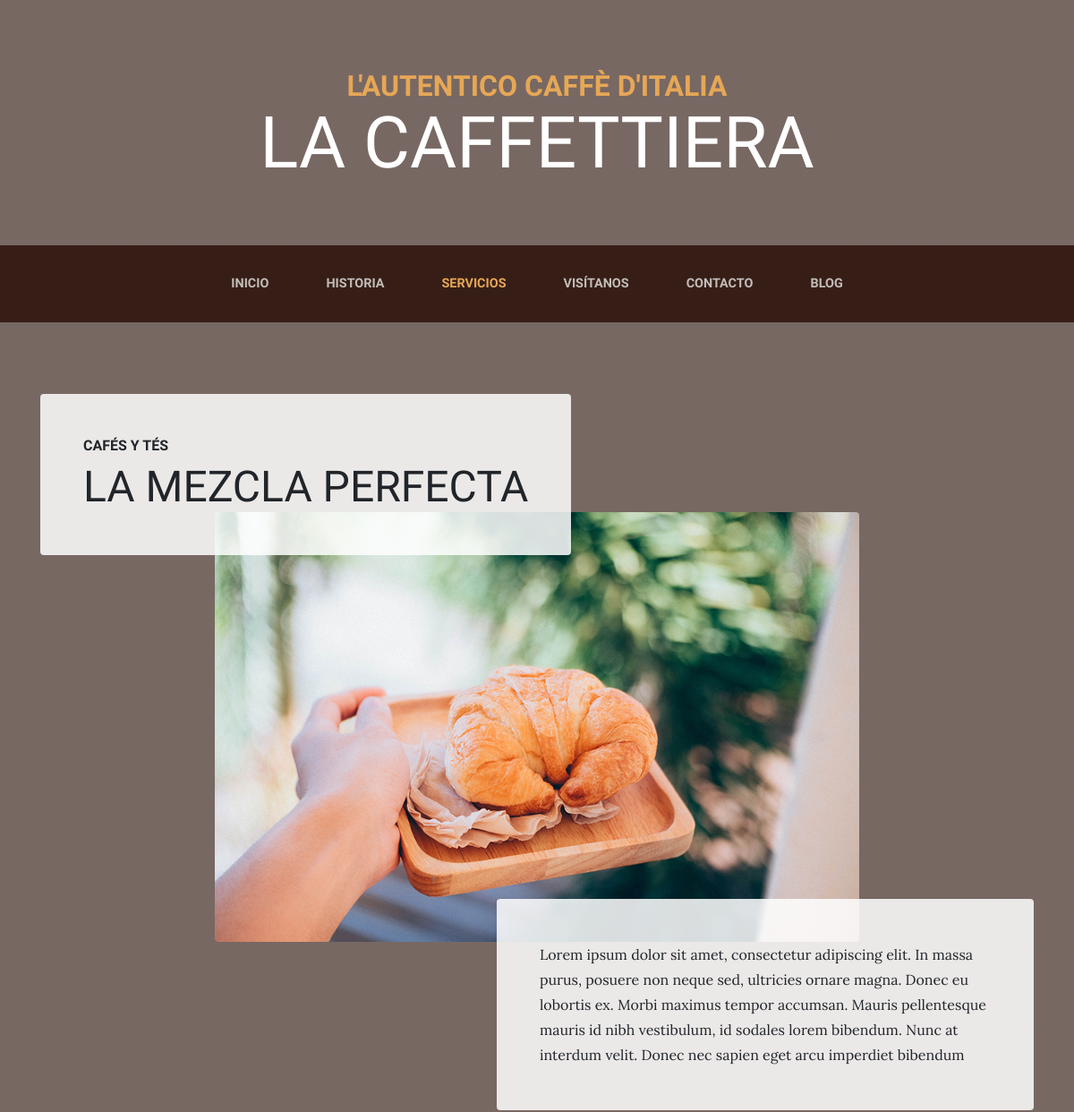
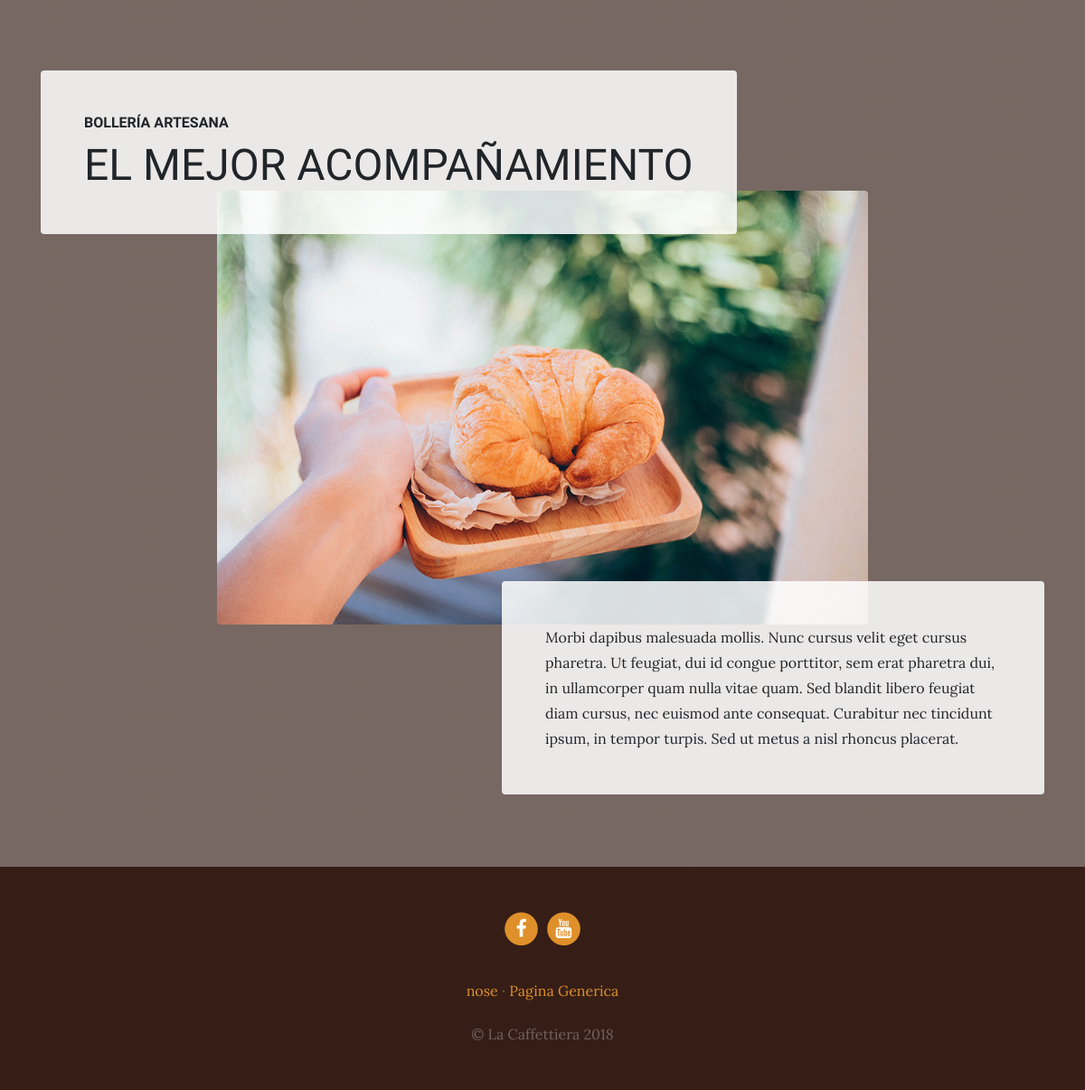
Page /services/ on the committed database (2 pictures, top to bottom).
### services/models.py (models this page shows, shortened)
class Service(models.Model):
    title = models.CharField(max_length=255,verbose_name="Titulo")
    subtitle = models.CharField(max_length=255,verbose_name="SubTitulo")
    content = models.TextField(verbose_name="Contenido")
    image = models.ImageField(verbose_name="Imagen",upload_to="Services")
    created = models.DateTimeField(auto_now_add="true", verbose_name="Fecha de Creacion")
    updated = models.DateTimeField(auto_now="true", verbose_name="ultima modificacion")
    class Meta:
        verbose_name = "Servicio"
        verbose_name_plural = "Servicios"
        ordering = ["-created"]

### pages/models.py (models this page shows, shortened)
class Page(models.Model):
    title = models.CharField(verbose_name="Titulo", max_length=200)
    order = models.SmallIntegerField(verbose_name="Orden",default=0)
    content = RichTextField(verbose_name="Contenido")
    created = models.DateTimeField(auto_now_add="true", verbose_name="Fecha de Creacion")
    updated = models.DateTimeField(auto_now="true", verbose_name="ultima modificacion")
    class Meta:
        verbose_name = "Pagina"
        verbose_name_plural = "Paginas"
        ordering = ["order","title"]

### services/views.py (the view)
# urls.py: path('',views.services,name='services'),
def services(request):
    services = Service.objects.all()
    return render(request,"services/services.html",{'services':services})

### pages/templatetags/page_extras.py (called while the page is built)
@register.simple_tag
def get_page_list():
    pages = Page.objects.all()
    return pages

### social/processors.py (called while the page is built)
def ctx_dict(request):
    ctx = {}
    links = Link.objects.all()
    for link in links:
        ctx[link.key] = link.url
    return ctx

### services/templates/services/services.html (shortened to what this page needs)
{% extends 'core/base.html' %}
{% load static %}
{% block content %}
  {% for service in services reversed %}
    <section class="page-section">
      <div class="container">
        <div class="product-item">
          <div class="product-item-title d-flex">
            <div class="bg-faded p-5 d-flex mr-auto rounded">
              <h2 class="section-heading mb-0">
                <span class="section-heading-upper">{{service.subtitle}}</span>
                <span class="section-heading-lower">{{service.title}}</span>
              </h2>
            </div>
          </div>
          <img class="product-item-img mx-auto d-flex rounded img-fluid mb-3 mb-lg-0" src="{{ service.image.url }}" alt="">
          <div class="product-item-description d-flex ml-auto">
            <div class="bg-faded p-5 rounded">
              <p class="mb-0">{{service.content}}</p>
            </div>
          </div>
        </div>
      </div>
    </section>
  {% endfor %}
{% endblock %}

### core/templates/core/base.html (shortened to what this page needs)
<!DOCTYPE html>
<html lang="es">
  <head>
    {% load static %}
    <link href="{% static 'core/vendor/bootstrap/css/bootstrap.min.css'%}" rel="stylesheet">
    <link href="{% static 'core/vendor/font-awesome/css/font-awesome.min.css'%}" rel="stylesheet" type="text/css">
    <link href="{% static 'core/css/business-casual.css'%}" rel="stylesheet">
  </head>
  <body>
    <h1 class="site-heading text-center text-white d-none d-lg-block">
      <span class="site-heading-upper text-primary mb-3">L'autentico caffè d'italia</span>
      <span class="site-heading-lower">La Caffettiera</span>
    </h1>
    <nav class="navbar navbar-expand-lg navbar-dark py-lg-4" id="mainNav">
      <div class="container">
        <div class="collapse navbar-collapse" id="navbarResponsive">
          <ul class="navbar-nav mx-auto">
            <li class="nav-item {% if request.path == '/' %}active{% endif %} px-lg-4">
              <a class="nav-link text-uppercase text-expanded" href="{% url 'home' %}">Inicio</a>
            </li>
            <li class="nav-item {% if request.path == '/about/' %}active{% endif %} px-lg-4">
              <a class="nav-link text-uppercase text-expanded" href="{% url 'about' %}">Historia</a>
            </li>
            <li class="nav-item {% if request.path == '/services/' %}active{% endif %} px-lg-4">
              <a class="nav-link text-uppercase text-expanded" href="{% url 'services' %}">Servicios</a>
            </li>
            <li class="nav-item {% if request.path == '/store/' %}active{% endif %} px-lg-4">
              <a class="nav-link text-uppercase text-expanded" href="{% url 'store' %}">Visítanos</a>
            </li>
            <li class="nav-item {% if request.path == '/contact/' %}active{% endif %} px-lg-4">
              <a class="nav-link text-uppercase text-expanded" href="{% url 'contact' %}">Contacto</a>
            </li>
            <li class="nav-item {% if request.path|slice:":6" == '/blog/' %}active{% endif %} px-lg-4">
              <a class="nav-link text-uppercase text-expanded" href="{% url 'blog' %}">Blog</a>
            </li>
          </ul>
        </div>
      </div>
    </nav>
    {% block content %}{% endblock %}
    <footer class="footer text-faded text-center py-5">
      <div class="container">
        <p class="m-0">
          {% if LinkFacebook%}
	        <a href="{{LinkFacebook}}" class="link">
	          <span class="fa-stack fa-lg">
	            <i class="fa fa-circle fa-stack-2x"></i>
	            <i class="fa fa-facebook fa-stack-1x fa-inverse"></i>
	          </span>
	        </a>
          {% endif %}
          {% if LinkYoutube%}
	        <a href="{{LinkYoutube}}" class="link">
	          <span class="fa-stack fa-lg">
	            <i class="fa fa-circle fa-stack-2x"></i>
	            <i class="fa fa-youtube fa-stack-1x fa-inverse"></i>
	          </span>
	        </a>
          {% endif %}
	    </p>
        <p class="m-0 mbt">
          {% load page_extras %}
          {% get_page_list as page_list%}
          {% for page in page_list %}
            <a href="{% url 'page' page.id page.title|slugify%}" class="link">{{page.title}}</a> {% if not forloop.last %}·{%endif%}
          {% endfor %}
		</p>
        <p class="m-0 mbt1">&copy; La Caffettiera 2018</p>
      </div>
	</footer>
  </body>
</html>

### core/static/core/css/business-casual.css (style rules this page uses)
body { font-family: 'Lora'; background: linear-gradient(rgba(47, 23, 15, 0.65), rgba(47, 23, 15, 0.65)), url("../img/bg.jpg"); background-attachment: fixed; background-position: center; background-size: cover; }
h1, h2, h3, h4, h5, h6 { font-family: 'Raleway'; }
p { line-height: 1.75; }
.text-faded { color: rgba(255, 255, 255, 0.3); }
.site-heading { margin-top: 5rem; margin-bottom: 5rem; text-transform: uppercase; line-height: 1; font-family: 'Raleway'; }
.site-heading .site-heading-upper { display: block; font-size: 2rem; font-weight: 800; }
.site-heading .site-heading-lower { font-size: 5rem; font-weight: 100; line-height: 4rem; }
.page-section { margin-top: 5rem; margin-bottom: 5rem; }
.section-heading { text-transform: uppercase; }
.section-heading .section-heading-upper { display: block; font-size: 1rem; font-weight: 800; padding-bottom:.5rem; }
.section-heading .section-heading-lower { display: block; font-size: 3rem; font-weight: 100; }
.bg-faded { background-color: rgba(255, 255, 255, 0.85); }
#mainNav { background-color: rgba(47, 23, 15, 0.9); font-family: 'Raleway'; }
#mainNav .navbar-nav .nav-item .nav-link { color: rgba(255, 255, 255, 0.7); font-weight: 800; }
#mainNav .navbar-nav .nav-item.active .nav-link { color: #e6a756; }
@media (min-width: 992px) { #mainNav .navbar-nav .nav-item .nav-link { font-size: 0.9rem; } }
@media (min-width: 992px) { .product-item .product-item-title { position: relative; z-index: 1; margin-bottom: -3rem; } }
@media (min-width: 992px) { .product-item .product-item-img { position: relative; z-index: 0; max-width: 60vw; } }
@media (min-width: 992px) { .product-item .product-item-description { position: relative; z-index: 1; margin-top: -3rem; max-width: 50vw; } }
.footer { background-color: rgba(47, 23, 15, 0.9); }
.text-primary { color: #e6a756 !important; }
.mbt { padding-top: 2rem; }
.mbt1 { padding-top: 1.25rem; }
a.link { color: #df902a; }

### rows in the picture
Service: subtitle "CAFÉS Y TÉS", title "LA MEZCLA PERFECTA", image (picture), content "Lorem ipsum dolor sit amet, consectetur adipiscing elit. In massa purus, posuere non neque sed, ultricies ornare magna. Donec eu lobortis ex. Morbi maximus tempor accumsan. Mauris pellentesque mauris id nibh vestibulum, id sodales lorem bibendum. Nunc at interdum velit. Donec nec sapien eget arcu imperdiet bibendum"
Service: subtitle "BOLLERÍA ARTESANA", title "EL MEJOR ACOMPAÑAMIENTO", image (picture), content "Morbi dapibus malesuada mollis. Nunc cursus velit eget cursus pharetra. Ut feugiat, dui id congue porttitor, sem erat pharetra dui, in ullamcorper quam nulla vitae quam. Sed blandit libero feugiat diam cursus, nec euismod ante consequat. Curabitur nec tincidunt ipsum, in tempor turpis. Sed ut metus a nisl rhoncus placerat."
Page: title "nose"
Page: title "Pagina Generica"
